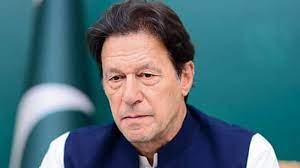
#> input picture Pencil Sketch App/IK1.jpg, 300 x 168 px
$ python -i 07_my_pehli_app.py   (imports and definitions only)
#> lines starting #> are read from the running program, lines starting #| are printed output that depends on the picture
#> further down, picture is the input picture: shape (168, 300, 3); mean B, G, R 120.3, 109.6, 76.7
import streamlit as st
import numpy as np
import pandas as pd
from PIL import Image
import cv2


# [4 lines not run here, left out]

def dodgeV2(x,y):
    return cv2.divide(x,255-y,scale=256)

def pen_sketch(inp_image):
    img_gray = cv2.cvtColor(inp_image,cv2.COLOR_BGR2GRAY)
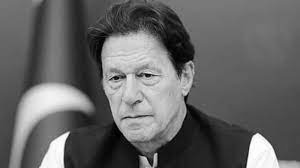
#> img_gray: shape (168, 300); min 0, max 255, mean 101
    img_invert = cv2.bitwise_not(img_gray)
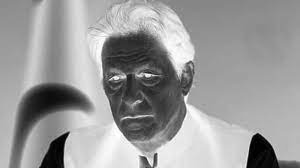
#> img_invert: shape (168, 300); min 0, max 255, mean 154
    img_smoothing = cv2.GaussianBlur(img_invert, (21,21),sigmaX=0,sigmaY=0)
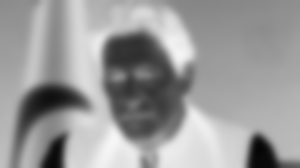
#> img_smoothing: shape (168, 300); min 5, max 246, mean 154
    final_img = dodgeV2(img_gray, img_smoothing)
#> in dodgeV2, `return cv2.divide(x,255-y,scale=256)`:
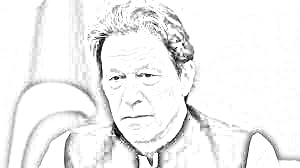
#> returned value: shape (168, 300); min 0, max 255, mean 241
    return(final_img)


# [10 lines not run here, left out]

>>> import cv2
>>> picture = cv2.imread('Pencil Sketch App/IK1.jpg')
>>> result = pen_sketch(picture)
